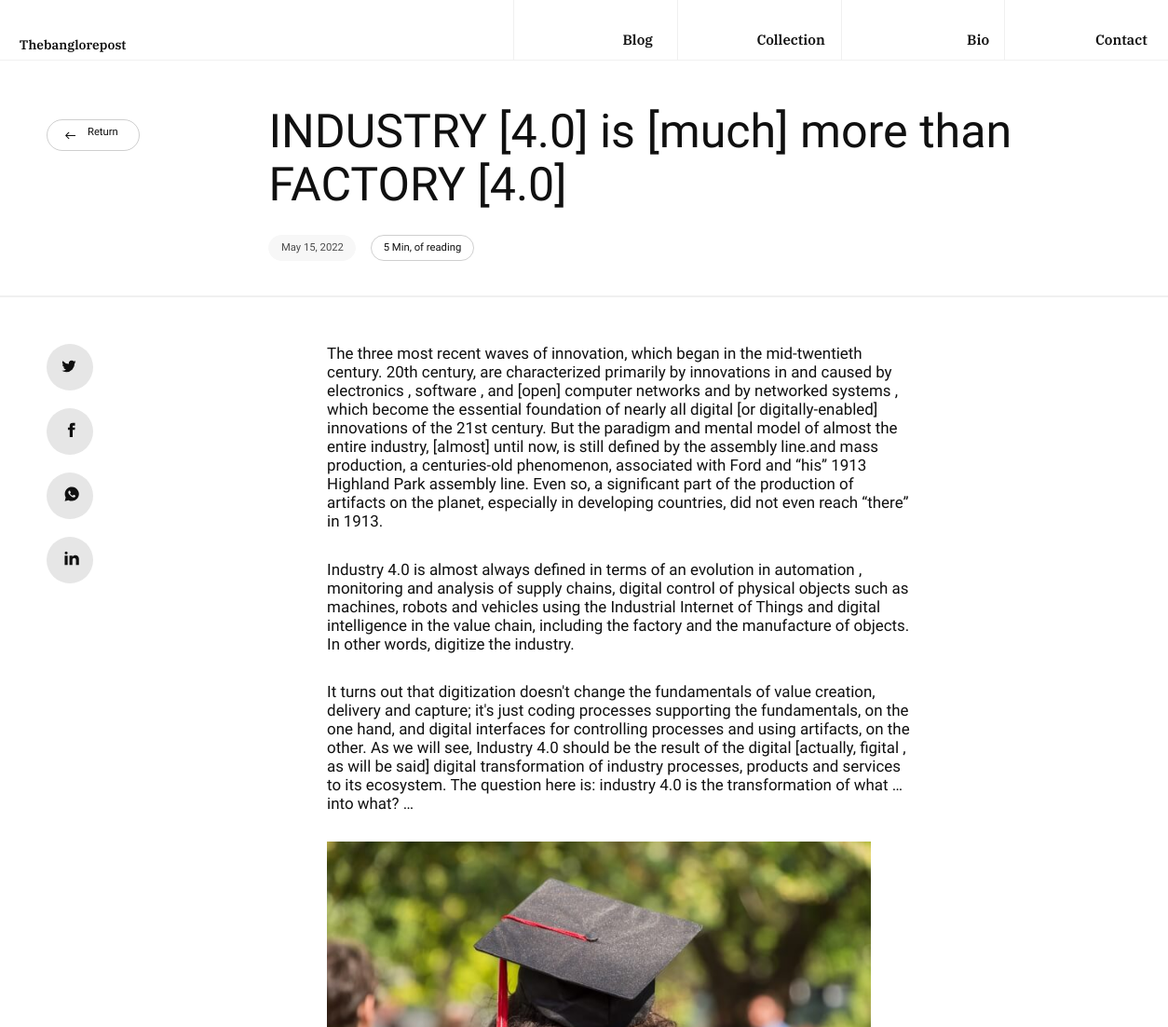
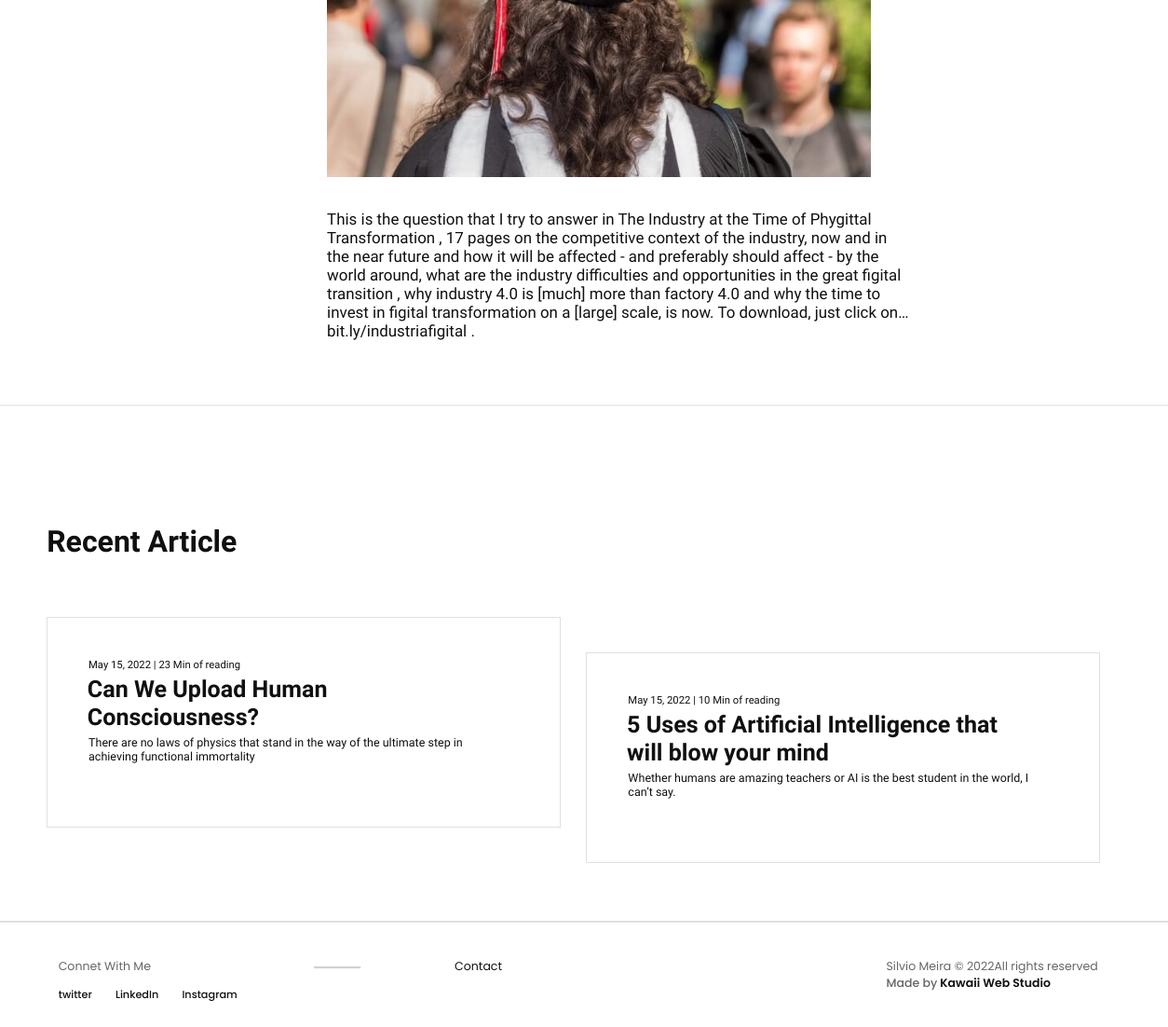
Screenshot of /text/Industry/ with the database file from the repository (2 pictures, top to bottom).
### core/models.py (models this page shows, shortened)
class Post(models.Model):
    category = models.ForeignKey(Category, related_name='posts', on_delete=models.CASCADE)
    title = models.CharField(max_length=255)
    shortDis = models.TextField()
    slug = models.SlugField()
    readMin = models.CharField(max_length=255)
    firstPara = models.TextField()
    secondPara = models.TextField()
    thirdPara = models.TextField()
    imageFirst = models.ImageField(null=True)
    fourthPara = models.TextField(blank=True)
    fifthPara = models.TextField(blank=True)
    sixthPara = models.TextField(blank=True)
    imageSecond = models.ImageField(null=True, blank=True)
    seventhPara = models.TextField(blank=True)
    created_at = models.DateTimeField(auto_now_add=True)
    class Meta:
        ordering = ('-created_at',)

### core/views.py (the view)
# urls.py: path('<slug:slug>/', views.categorydetails, name='details'),
def details(request, category_slug, slug):
    post = get_object_or_404(Post, slug=slug)
    similar_products = list(post.category.posts.exclude(id=post.id))
    if len(similar_products) >= 2:
        similar_products = random.sample(similar_products, 2)
    return render(request, 'core/detail.html', {'post': post, 'recents': similar_products})

### core/templates/core/detail.html (shortened to what this page needs)
{% extends "core/base.html" %}
{% block content %}
<div class="home__div1">
  <div class="home__div2">
    <div class="det__div1">
      <div class="det__div2">
        <div class="det__div3">
          <div class="det__div4">
            <div class="det__div5">
              <div class="det__div6">
              </div>
              <a href="{% url 'frontpage' %}">
                <div class="det__div7">
                  <p>Return</p>
                </div>
              </a>
            </div>
            <div class="det__div8">
              <div class="det__div9">
                <p>{{post.title}}</p>
              </div>
              <div class="det__div10">
                <div class="det__div11">
                  <div class="det__div12">
                    <p>{{post.created_at|date:'M d, Y'}}</p>
                  </div>
                </div>
                <div class="det__div13">
                  <div class="det__div14">
                    <p>{{post.readMin}}, of reading</p>
                  </div>
                </div>
              </div>
            </div>
          </div>
          <div class="det__div15"></div>
          <div class="det__div16">
            <div class="det__div17">
              <div class="det__div18">
                <div class="det__div19">
                </div>
              </div>
              <div class="det__div18">
                <div class="det__div19">
                </div>
              </div>
              <div class="det__div18">
                <div class="det__div19">
                </div>
              </div>
              <div class="det__div18">
                <div class="det__div19">
                </div>
              </div>
            </div>
            <div class="det__div20">
              <div class="det__div21">
                <div class="det__div22">
                  <p>
                    {{post.firstPara}}
                  </p>
                </div>
                <div class="det__div22">
                  <p>
                    {{post.secondPara}}
                  </p>
                </div>
                <div class="det__div22">
                  <p>
                    {{post.thirdPara}}
                  </p>
                </div>
                <div class="det__div22">
                  <img
                    class="det__img1"
                    src="{{post.imageFirst.url}}"
                    alt=""
                  />
                </div>
                <div class="det__div22">
                  <p>
                    {{post.fourthPara}}
                  </p>
                </div>
              </div>
            </div>
          </div>
          <div class="det__div15"></div>
          <div class="det__div23">
            <div class="home__div15">
              <h1>Recent Article</h1>
              <div class="home__div16">
                <div class="home__div17">
                  <div class="home__div18">
                    {% if recents %}
                      {% for post in recents %}
                        <a href="{% url 'details' post.category.slug post.slug %}">
                          <div class="home__div19">
                              <div class="home__div20">
                                  <p> {{post.created_at|date:'M d, Y'}} | {{post.readMin}} of reading</p>
                              </div>
                              <div class="home__div21">
                                  <h4>{{post.title}}</h4>
                              </div>
                              <div class="home__div22">
                                  <p>{{post.shortDis}}</p>
                              </div>
                          </div>
                        </a>
                      {% endfor %}
                    {% endif %}
                  </div>
                </div>
              </div>
            </div>
          </div>
        </div>
      </div>
    </div>
  </div>
</div>
{% endblock content %}

### core/templates/core/base.html (shortened to what this page needs)
{% load static %}
<!DOCTYPE html>
<html lang="en">
<head>
    <link rel="stylesheet" href="{% static "styles/index.css" %}">
</head>
<body>
    <div class="app__div1">
        <div class="app__div2">
            <div class="nav__div1">
                <div class="nav__div2">
                    <div class="nav__div3">
                        <div class="nav__extra1">
                            <a href="/"><p>Thebanglorepost</p></a>
                        </div>
                    </div>
                    <div class="nav__div4">
                        <div class="nav__div5">
                            <div class="nav__extra0">
                                <a href="/"><p>Blog</p></a>
                            </div>
                        </div>
                        <div class="nav__div6">
                            <div class="nav__extra2">
                                <a href="/text"><p>Collection</p></a>
                            </div>
                        </div>
                        <div class="nav__div7">
                            <div class="nav__extra3 bio">
                                <a href="/bio"><p>Bio</p></a>
                            </div>
                        </div>
                        <div class="nav__div8">
                            <div class="nav__extra4">
                                <a href="/contact"><p>Contact</p></a>
                            </div>
                        </div>
                    </div>
                </div>
            </div>
            {% block content %}
            {% endblock content %}
            <div class="footer__div1">
                <div class="footer__div3"></div>
                <div class="footer__div2">
                    <div class="footer__div4">
                        <div class="footer__div5">
                            <p>Connet With Me</p>
                            <div class="footer__div6">
                                <p>twitter</p>
                                <p>LinkedIn</p>
                                <p>Instagram</p>
                            </div>
                        </div>
                        <div class="footer__div7">
                            <div class="footer__div8"></div>
                            <div class="footer__div9">
                                <a href="/contact"><p>Contact</p></a>
                            </div>
                        </div>
                        <div class="footer__div10">
                            <p>Silvio Meira © 2022All rights reserved</p>
                            <p><span>Made by</span> Kawaii Web Studio</p>
                        </div>
                    </div>
                </div>
            </div>
        </div>
    </div>
</body>
</html>

### rows the page displays
Post: title "INDUSTRY [4.0] is [much] more than FACTORY [4.0]", created_at "May 15, 2022", readMin "5 Min", firstPara "The three most recent waves of innovation, which began in the mid-twentieth century. 20th century, are characterized primarily by innovations in and caused by electronics , software , and [open] computer networks and by networked systems , which become the essential foundation of nearly all digital [or digitally-enabled] innovations of the 21st century. But the paradigm and mental model of almost the entire industry, [almost] until now, is still defined by the assembly line.and mass production, a centuries-old phenomenon, associated with Ford and “his” 1913 Highland Park assembly line. Even so, a significant part of the production of artifacts on the planet, especially in developing…", secondPara "Industry 4.0 is almost always defined in terms of an evolution in automation , monitoring and analysis of supply chains, digital control of physical objects such as machines, robots and vehicles using the Industrial Internet of Things and digital intelligence in the value chain, including the factory and the manufacture of objects. In other words, digitize the industry.", thirdPara "It turns out that digitization doesn't change the fundamentals of value creation, delivery and capture; it's just coding processes supporting the fundamentals, on the one hand, and digital interfaces for controlling processes and using artifacts, on the other. As we will see, Industry 4.0 should be the result of the digital [actually, figital , as will be said] digital transformation of industry processes, products and services to its ecosystem. The question here is: industry 4.0 is the transformation of what … into what? …", imageFirst (picture), fourthPara "This is the question that I try to answer in The Industry at the Time of Phygittal Transformation , 17 pages on the competitive context of the industry, now and in the near future and how it will be affected - and preferably should affect - by the world around, what are the industry difficulties and opportunities in the great figital transition , why industry 4.0 is [much] more than factory 4.0 and why the time to invest in figital transformation on a [large] scale, is now. To download, just click on… bit.ly/industriafigital ."
Post: created_at "May 15, 2022", readMin "23 Min", title "Can We Upload Human Consciousness?", shortDis "There are no laws of physics that stand in the way of the ultimate step in achieving functional immortality"
Post: created_at "May 15, 2022", readMin "10 Min", title "5 Uses of Artificial Intelligence that will blow your mind", shortDis "Whether humans are amazing teachers or AI is the best student in the world, I can’t say."
